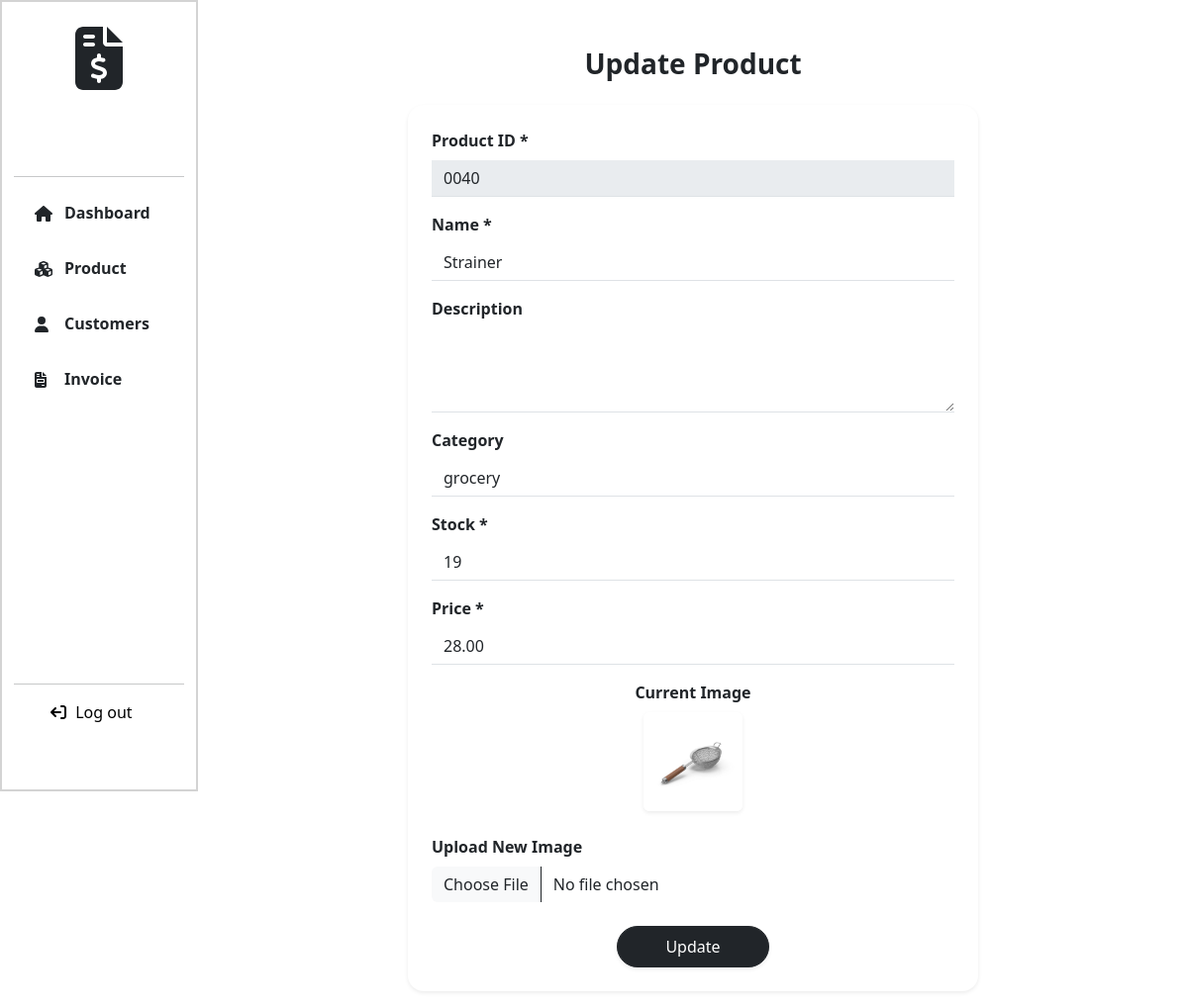
/update_product/8/ (signed in), run on an earlier commit of the app's database.
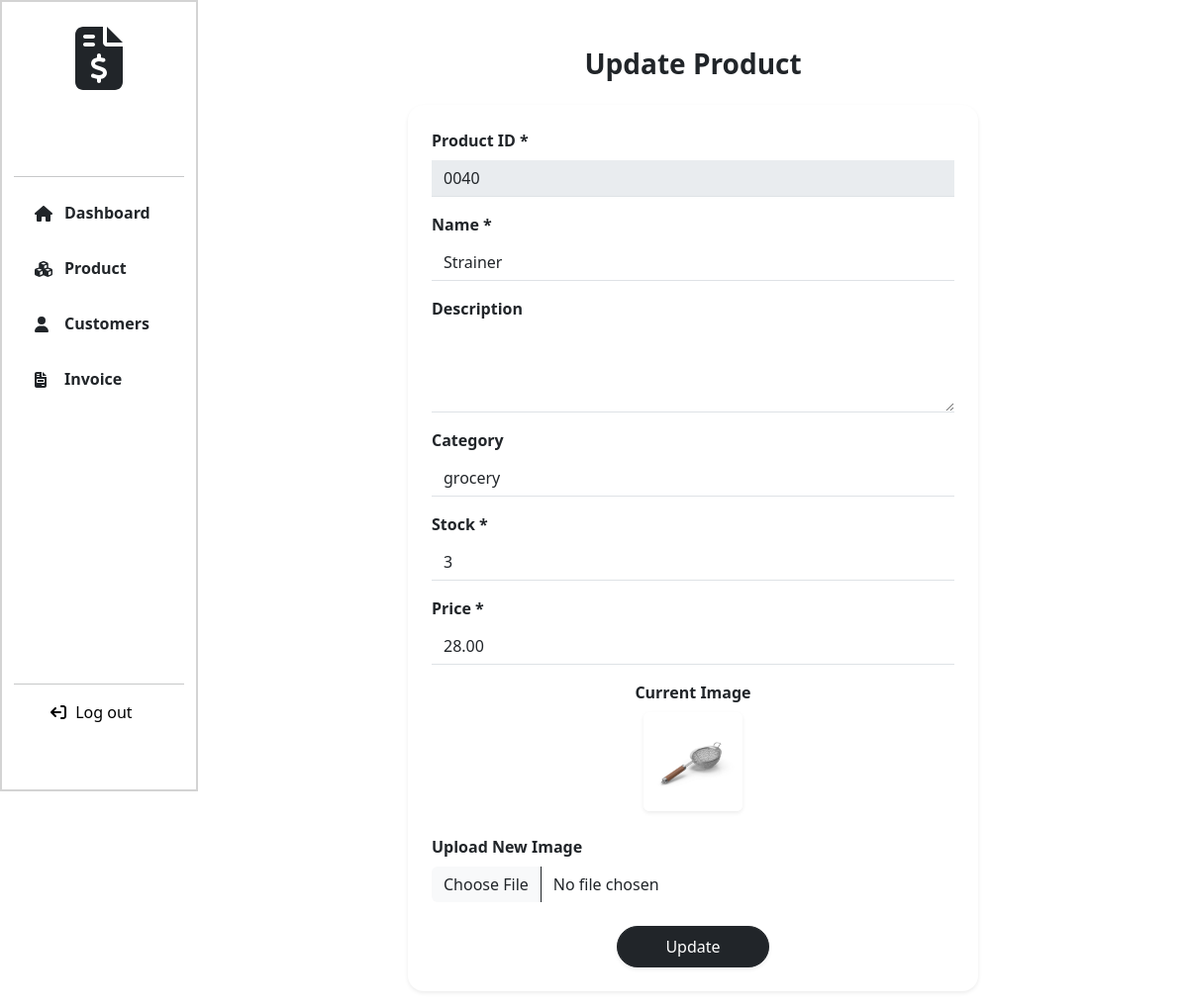
And on a later commit of the database.
### Billing_App/models.py (models this page shows, shortened)
class Product(models.Model):
    product_id = models.CharField(max_length=10,null=True)
    name = models.CharField(max_length=255)
    description = models.TextField(null=True, blank=True)
    price = models.DecimalField(max_digits=10, decimal_places=2)
    stock = models.PositiveIntegerField()
    image = models.ImageField(upload_to='products/', null=True, blank=True)
    category = models.CharField(choices=CATEGORY_CHOICES, max_length=255, null=True, blank=True)
    is_active = models.BooleanField(default=True)
    created_at = models.DateTimeField(auto_now_add=True)
    updated_at = models.DateTimeField(auto_now=True)

### Billing_App/views.py (the view, shortened to what this page needs)
# urls.py: path('update_product/<int:id>/', views.update_product, name="update_product"),
@login_required
def update_product(request, id):
  product = Product.objects.get(id=id)
  return render(request, "update_product.html", locals())

### templates/update_product.html (shortened to what this page needs)
{% extends 'navbar.html' %}
{% load static %}
{% block link %}
<link rel="stylesheet" href="{% static 'css/product.css' %}">
{% endblock %}
{% block content %}
<div class="col-lg-10 col-md-9 col-sm-9 page-col">
   <div class="container mt-5" style="max-width: 600px;">
      <h3 class="text-center mb-4 fw-bold">Update Product</h3>
      <form method="post" enctype="multipart/form-data" class="bg-white p-4 rounded-4 shadow-sm">
        <div class="mb-3">
          <label class="form-label">Product ID *</label>
          <input type="text" class="form-control border-0 border-bottom rounded-0 shadow-none" value="{{ product.product_id }}" disabled>
        </div>
        <div class="mb-3">
          <label class="form-label">Name *</label>
          <input type="text" name="name" class="form-control border-0 border-bottom rounded-0 shadow-none" value="{{ product.name }}" required>
        </div>
        <div class="mb-3">
          <label class="form-label">Description</label>
          <textarea name="description" class="form-control border-0 border-bottom rounded-0 shadow-none" rows="3">{{ product.description }}</textarea>
        </div>
        <div class="mb-3">
          <label class="form-label">Category </label>
          <input type="text" name="category" class="form-control border-0 border-bottom rounded-0 shadow-none" value="{{ product.category }}">
        </div>
        <div class="mb-3">
          <label class="form-label">Stock *</label>
          <input type="number" name="stock" class="form-control border-0 border-bottom rounded-0 shadow-none" value="{{ product.stock }}" required>
        </div>
        <div class="mb-3">
          <label class="form-label">Price *</label>
          <input type="number" name="price" class="form-control border-0 border-bottom rounded-0 shadow-none" value="{{ product.price }}" required>
        </div>
        <div class="mb-3 text-center">
          <label class="form-label d-block">Current Image</label>
          {% if product.image %}
            <img src="{{ product.image.url }}" alt="Product Image" class="rounded mb-2 shadow-sm" style="width: 100px; height: 100px; object-fit: cover;">
          {% else %}
            <p class="text-muted">No image available</p>
          {% endif %}
        </div>
        <div class="mb-3">
          <label class="form-label">Upload New Image</label>
          <input type="file" name="image" class="form-control border-0">
        </div>
        <div class="text-center mt-4">
          <button type="submit" class="btn btn-dark px-5 py-2 rounded-pill shadow-sm">Update</button>
        </div>
      </form>
   </div>
</div>
{% endblock %}

What changed in the data, as far as the page shows it:
changed Product "Strainer": stock "19" → "3"
